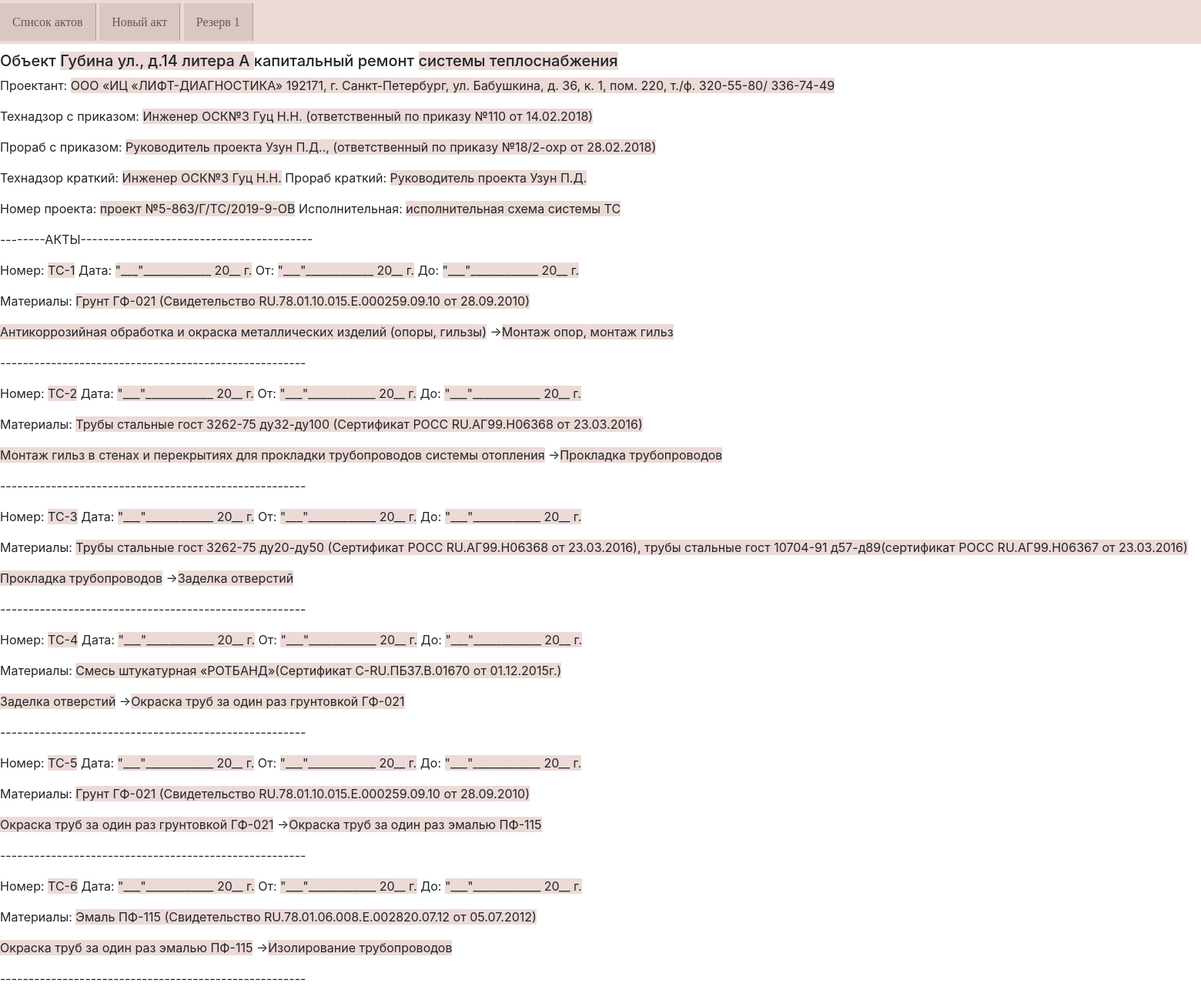
Screenshot of /actbase/object/1/ with the database file from the repository.
### hiddenactsbase/models.py (models this page shows, shortened)
class ObjectActs (models.Model):
    address = models.CharField(max_length=100)
    system_type=models.CharField(max_length=100)
    designer=models.CharField(max_length=200)
    supervisor_engineer_full=models.CharField(max_length=200)
    contractor_engineer_full=models.CharField(max_length=200)
    project_number=models.CharField(max_length=100)
    exec_documents=models.CharField(max_length=100)
    supervisor_engineer_short=models.CharField(max_length=100)
    contractor_engineer_short=models.CharField(max_length=100)
    acts=models.ManyToManyField(HiddenActIS, blank=True)
    class Meta:
        verbose_name='Набор актов объекта '

class HiddenActIS (models.Model):
    act_number=models.CharField(max_length=20)
    act_date=models.CharField(max_length=50)
    presented_work=models.CharField(max_length=200)
    materials=models.CharField(max_length=200)
    permitted_work=models.CharField(max_length=200)
    begin_date=models.CharField(max_length=50)
    end_date=models.CharField(max_length=50)
    class Meta:
        ordering=['act_number']
        verbose_name='Акт скрытых инженерка '

### hiddenactsbase/views.py (the view)
# urls.py: path('object/<int:pk>/',act_detail, name='act_detail_url'),
def act_detail(request, pk):
    myobj = get_object_or_404(ObjectActs, pk=pk)
    return render(request,'hiddenactsbase/act_detail.html',context = {'myobj': myobj})

### hiddenactsbase/templates/hiddenactsbase/act_detail.html
{% extends 'hiddenactsbase/base.html'%}
{% block mycontent %}
    <h5> Объект <span class="objwork">{{ myobj.address }} </span>капитальный ремонт <span class="objwork">{{ myobj.system_type }}</span></h5>
    <p>Проектант: <span class="objwork">{{ myobj.designer }}</span></p>
    <p>
        Технадзор с приказом: <span class="objwork">{{ myobj.supervisor_engineer_full }}</span>
    </p>
    <p>
        Прораб с приказом: <span class="objwork">{{ myobj.contractor_engineer_full }}</span>
    </p>
    <p>
        Технадзор краткий: <span class="objwork">{{ myobj.supervisor_engineer_short }}</span>
        Прораб краткий: <span class="objwork">{{ myobj.contractor_engineer_short }}</span>
    </p>
    <p>
        Номер проекта: <span class="objwork">{{ myobj.project_number }}</span>
        Исполнительная: <span class="objwork">{{ myobj.exec_documents }}</span>
    </p>
    <p>
        --------АКТЫ-----------------------------------------
    </p>
    {% for act in myobj.acts.all %}
    <p>
        Номер: <span class="objwork">{{ act.act_number }}</span>
        Дата: <span class="objwork">{{ act.act_date }}</span>
        От: <span class="objwork">{{ act.begin_date }}</span>
        До: <span class="objwork">{{ act.end_date }}</span>
    </p>
    <p>
        Материалы: <span class="objwork">{{ act.materials }}</span>
    </p>
    <p>
        <span class="objwork">{{ act.presented_work }}</span>
        -><span class="objwork">{{ act.permitted_work }}</span>
    </p>
    <p>
        ------------------------------------------------------
    </p>
    {% endfor %}
{% endblock %}

### hiddenactsbase/static/css/style.css (style rules this page uses)
span.objwork { background: #ECDAD6; }

### rows the page displays
ObjectActs: address "Губина ул., д.14 литера А", system_type "системы теплоснабжения", designer "ООО «ИЦ «ЛИФТ-ДИАГНОСТИКА» 192171, г. Санкт-Петербург, ул. Бабушкина, д. 36, к. 1, пом. 220, т./ф. 320-55-80/ 336-74-49", supervisor_engineer_full "Инженер ОСК№3 Гуц Н.Н. (ответственный по приказу №110 от 14.02.2018)", contractor_engineer_full "Руководитель проекта Узун П.Д.., (ответственный по приказу №18/2-охр от 28.02.2018)", supervisor_engineer_short "Инженер ОСК№3 Гуц Н.Н.", contractor_engineer_short "Руководитель проекта Узун П.Д.", project_number "проект №5-863/Г/ТС/2019-9-ОВ", exec_documents "исполнительная схема системы ТС"
HiddenActIS: act_number "ТС-1", act_date "\"___\"____________ 20__ г.", begin_date "\"___\"____________ 20__ г.", end_date "\"___\"____________ 20__ г.", materials "Грунт ГФ-021 (Свидетельство RU.78.01.10.015.E.000259.09.10 от 28.09.2010)", presented_work "Антикоррозийная обработка и окраска металлических изделий (опоры, гильзы)", permitted_work "Монтаж опор, монтаж гильз"
HiddenActIS: act_number "ТС-2", act_date "\"___\"____________ 20__ г.", begin_date "\"___\"____________ 20__ г.", end_date "\"___\"____________ 20__ г.", materials "Трубы стальные гост 3262-75 ду32-ду100 (Сертификат РОСС RU.АГ99.Н06368 от 23.03.2016)", presented_work "Монтаж гильз в стенах и перекрытиях для прокладки трубопроводов системы отопления", permitted_work "Прокладка трубопроводов"
HiddenActIS: act_number "ТС-3", act_date "\"___\"____________ 20__ г.", begin_date "\"___\"____________ 20__ г.", end_date "\"___\"____________ 20__ г.", materials "Трубы стальные гост 3262-75 ду20-ду50 (Сертификат РОСС RU.АГ99.Н06368 от 23.03.2016), трубы стальные гост 10704-91 д57-д89(сертификат РОСС RU.АГ99.Н06367 от 23.03.2016)", presented_work "Прокладка трубопроводов", permitted_work "Заделка отверстий"
HiddenActIS: act_number "ТС-4", act_date "\"___\"____________ 20__ г.", begin_date "\"___\"____________ 20__ г.", end_date "\"___\"____________ 20__ г.", materials "Смесь штукатурная «РОТБАНД»(Сертификат С-RU.ПБ37.В.01670 от 01.12.2015г.)", presented_work "Заделка отверстий", permitted_work "Окраска труб за один раз грунтовкой ГФ-021"
HiddenActIS: act_number "ТС-5", act_date "\"___\"____________ 20__ г.", begin_date "\"___\"____________ 20__ г.", end_date "\"___\"____________ 20__ г.", materials "Грунт ГФ-021 (Свидетельство RU.78.01.10.015.E.000259.09.10 от 28.09.2010)", presented_work "Окраска труб за один раз грунтовкой ГФ-021", permitted_work "Окраска труб за один раз эмалью ПФ-115"
HiddenActIS: act_number "ТС-6", act_date "\"___\"____________ 20__ г.", begin_date "\"___\"____________ 20__ г.", end_date "\"___\"____________ 20__ г.", materials "Эмаль ПФ-115 (Свидетельство RU.78.01.06.008.Е.002820.07.12 от 05.07.2012)", presented_work "Окраска труб за один раз эмалью ПФ-115", permitted_work "Изолирование трубопроводов"
